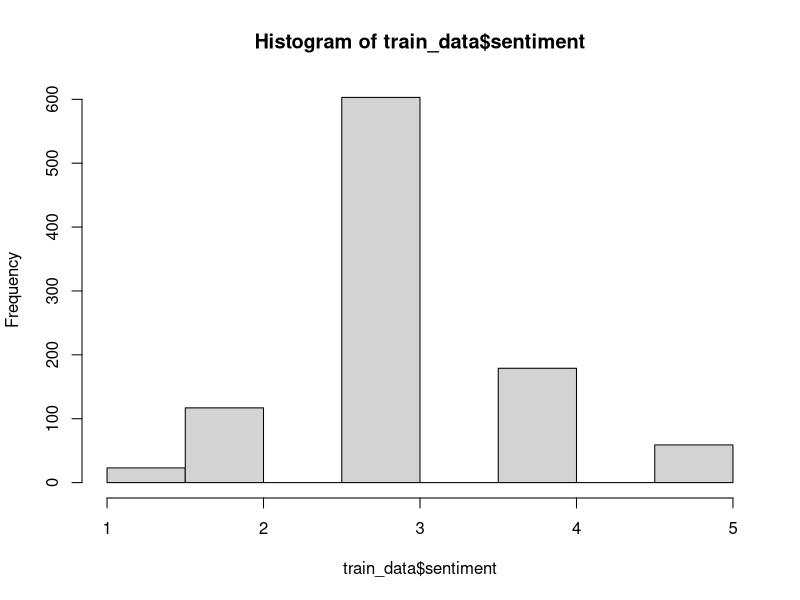

Write R code to recreate this figure. (Note: this script raises an error after producing the figure.)
# SYS 6018 class
# Kaggle Competition 3 - Twitter Self-driving Car Sentiment
# September 26, 2017

# Competition Group 3-7:
# Myron Chang - mc7bk
# Yi Hao - yh8a
# Adrian Mead - atm4rf


# Load in the libraries
library(XML)
library(tm)
library(tidyverse) # For read_csv
library(boot) # For LOOCV
library(MASS) # For ordered logistic regression via polr
library(nnet) # For multinomial model via multinom



################### Initialize the Training Data ###################

# Read in the training data
train_data <- read_csv(file = 'train.csv')

# Initial analysis of training data
summary(train_data)
nrow(train_data)
prop.table(table(train_data$sentiment))
#         1          2          3          4          5 
#   0.02344546 0.11926606 0.61467890 0.18246687 0.06014271 
hist(train_data$sentiment)

# We see from the above code that the distribution of sentiments in the training
# data is uneven. Most of the observations have a sentiment value of 3, some have
# sentiment values of 2 or 4, and even fewer have the extreme sentiments of 1
# or 5.

# Converting the text of the training data to a corpus object
train_tweets <- as.tibble(train_data$text)
twitter_corpus = VCorpus(DataframeSource(train_tweets))

# Compute the initial TF-IDF matrix and inspect sparsity
twitter.tfidf = DocumentTermMatrix(twitter_corpus, control = list(weighting = weightTfIdf))
twitter.tfidf

# We see from the initial TF-IDF matrix that there is incredible sparsity in the
# training data. The document term matrix returned a total of 4,856 distinct
# terms. Also, out of all the entries in the matrix 12,591 are non-sparse,
# compared to 4,751,145 sparse entries. This yields a sparsity percentage of
# roughly 100%.

# Reduce term sparsity by cleaning up the corpus
twitter_corpus.clean = tm_map(twitter_corpus, stripWhitespace)                          # remove extra whitespace
twitter_corpus.clean = tm_map(twitter_corpus.clean, removeNumbers)                      # remove numbers
twitter_corpus.clean = tm_map(twitter_corpus.clean, removePunctuation)                  # remove punctuation
twitter_corpus.clean = tm_map(twitter_corpus.clean, content_transformer(tolower))       # ignore case
twitter_corpus.clean = tm_map(twitter_corpus.clean, removeWords, stopwords("english"))  # remove stop words
twitter_corpus.clean = tm_map(twitter_corpus.clean, stemDocument)

# Recompute TF-IDF matrix
twitter.clean.tfidf = DocumentTermMatrix(twitter_corpus.clean, control = list(weighting = weightTfIdf))
twitter.clean.tfidf

# After cleaning up the corpus through the above code, the cleaned TF-IDF matrix
# shows some improvement. The document term matrix now has 3,292 distinct terms.
# There are 9,967 non-sparse entries in the matrix, compared to 3,219,485 sparse
# entries. This still yields a sparsity percentage of roughly 100%, so we still
# have work to do in cutting down the dimensionality of the training data.

# Remove sparse terms using a 99.5% threshold
twitter.tfidf.sparse = removeSparseTerms(twitter.clean.tfidf, .995)  # remove terms that are absent from at least 99.5% of documents (keep most terms)
twitter.tfidf.sparse

# Using a 99.5% sparsity threshold leaves us with 327 distinct terms, which is
# much more manageable for our analyses. There are 6,001 non-sparse entries and
# 314,786 sparse entries, giving us a sparsity percentage of 98%.

# # Remove sparse terms using a 99% threshold
# twitter.tfidf.99 = removeSparseTerms(twitter.clean.tfidf, .99)  # remove terms that are absent from at least 99% of documents
# twitter.tfidf.99
# 
# # Using a 99% sparsity threshold leaves us with 126 distinct terms. There are 
# # 4,697 non-sparse entries and 118,909 sparse entries, giving us a sparsity 
# # percentage of 96%.

# Remove sparse terms using a 98% threshold
twitter.tfidf.98 = removeSparseTerms(twitter.clean.tfidf, .98)  # remove terms that are absent from at least 98% of documents
twitter.tfidf.98

# Using a 98% sparsity threshold gives 43 distinct terms, with 3,572 non-sparse
# entries and 38,611 sparse entries, giving a sparsity percentage of 92%.

## Remove sparse terms using a 97% threshold
#twitter.tfidf.97 = removeSparseTerms(twitter.clean.tfidf, .97)  # remove terms that are absent from at least 97% of documents
#twitter.tfidf.97

## Using a 97% sparsity threshold gives 26 distinct terms, with 3,161 non-sparse
## entries and 22,345 sparse entries, giving a sparsity percentage of 88%.

## Remove sparse terms using a 96% threshold
#twitter.tfidf.96 = removeSparseTerms(twitter.clean.tfidf, .96)  # remove terms that are absent from at least 96% of documents
#twitter.tfidf.96

## Using a 96% sparsity threshold gives 16 distinct terms, with 2,816 non-sparse
## entries and 12,880 sparse entries, giving a sparsity percentage of 82%.

## Remove sparse terms using a 95% threshold
#twitter.tfidf.95 = removeSparseTerms(twitter.clean.tfidf, .95)  # remove terms that are absent from at least 95% of documents
#twitter.tfidf.95

## Using a 95% sparsity threshold gives 11 distinct terms, with 2,606 non-sparse
## entries and 8,185 sparse entries, giving a sparsity percentage of 76%.

## Remove sparse terms using a 94% threshold
#twitter.tfidf.94 = removeSparseTerms(twitter.clean.tfidf, .94)  # remove terms that are absent from at least 94% of documents
#twitter.tfidf.94

## Using a 94% sparsity threshold gives 6 distinct terms, with 2,339 non-sparse
## entries and 3,546 sparse entries, giving a sparsity percentage of 60%.

## Remove sparse terms using a 70% threshold
#twitter.tfidf.70 = removeSparseTerms(twitter.clean.tfidf, .7)  # remove terms that are absent from at least 70% of documents
#twitter.tfidf.70

## Using a 70% sparsity threshold gives only 2 distinct terms, with 1,834
## non-sparse entries and 128 sparse entries, giving a sparsity percentage of 7%.
## Two terms is way too few to conduct meaningful in-depth analyses with.


# Based on all the above sparsity thresholds we looked at, we decided to use
# the 99.5% and 98% thresholds for our models because they seemed to provide a
# good combination of distinct terms and reduced dimensionality from the raw
# training data.


################### Parametric Linear Models ###################


# Combine training data and 98% TF-IDF matrix into a model-able format
cleaneddata <- as.data.frame(as.matrix(twitter.tfidf.98))   # Uses 98% matrix
newdata <- cbind(train_data,cleaneddata)
newdata2 <- newdata[,-2]  # Drop "text" variable 

# # Linear regression model #1 with corresponding LOOCV
# model.lm <- glm(sentiment~., data=newdata2)
# summary(model.lm)
# anova(model.lm)
# cv.err.lm=cv.glm(newdata2, model.lm)
# cv.err.lm$delta  # 0.6212805 0.6212479
# 
# # Our first parametric model is a multiple linear regression using all 43 terms
# # identified by the 98% TF-IDF matrix as predictor variables. We realize that
# # this model treats the response variable sentiment as an ordinary numeric
# # variable, when it is in fact not, but we wanted to see how this model performs
# # in predicting sentiment. The LOOCV method gives an MSE of 0.6212805. Since
# # the sentiment variable is a classification variable, however, this MSE is
# # difficult to interpret. So, we use an alternate hand-written LOOCV to better
# # compute the accuracy of this model, using the below code.
# 
# # Alternative LOOCV for linear regression model #1
# cvv.lm <- sapply(X = 1:nrow(newdata2), function(X){
#   training_data <- newdata2[-X,]
#   testing_data <- newdata2[X,]
#   cvmodel <- glm(sentiment~., data=training_data)
#   guess <- round(predict(cvmodel, newdata=testing_data))  # 'round' makes the sentiment result an integer, so we can test equality
#   accuracy <- guess == testing_data$sentiment
#   return(accuracy)
# })
# 
# totalaccuracy.lm <- sum(cvv.lm) / length(cvv.lm)
# totalaccuracy.lm    # 0.598369
# 
# # Using the above LOOCV code, we see that the linear regression model predicts
# # the correct sentiment almost 60% of the time.
# 
# # Linear regression model #2 with corresponding LOOCV (only variables with significance markers '.'s or '*'s from first model)
# model.lm2 <- glm(sentiment~cant+come+googl+less+need+think+use+wait+want, data=newdata2)
# summary(model.lm2)
# anova(model.lm2)
# cv.err.lm2 = cv.glm(newdata2, model.lm2)
# cv.err.lm2$delta # 0.5923352 0.5923267
# 
# # Our second linear regression model uses only the variables that were
# # statistically significant at the 90% level from the first model above. This
# # model uses nine predictor variables. The LOOCV from the 'boot' package gives
# # an MSE of 0.5923352 for this model, which is lower than the MSE for the first
# # model above. However, since sentiment is not a numeric variable, the MSE is
# # difficult to interpret, so we again use an alternate LOOCV method.
# 
# # Alternative LOOCV for linear regression model #2
# cvv.lm2 <- sapply(X = 1:nrow(newdata2), function(X){
#   training_data <- newdata2[-X,]
#   testing_data <- newdata2[X,]
#   cvmodel <- glm(sentiment~cant+come+googl+less+need+think+use+wait+want, data=training_data)
#   guess <- round(predict(cvmodel, newdata=testing_data))  # 'round' makes the sentiment result an integer, so we can test equality
#   accuracy <- guess == testing_data$sentiment
#   return(accuracy)
# })
# 
# totalaccuracy.lm2 <- sum(cvv.lm2) / length(cvv.lm2)
# totalaccuracy.lm2    # 0.6146789
# 
# # The LOOCV code shows that the second linear regression model predicts
# # sentiment correctly about 61% of the time. This, along with the lower MSE
# # from above, suggests that the second model with fewer predictors is a better
# # model than the first linear regression model.
# 
# # Linear regression model #3 with corresponding LOOCV (only variables with *s from model 2)
# model.lm3 <- glm(sentiment~cant+googl+need+think+use+wait+want, data=newdata2)
# summary(model.lm3)
# anova(model.lm3)
# cv.err.lm3 = cv.glm(newdata2, model.lm3)
# cv.err.lm3$delta # 0.5925687 0.5925625
# 
# # Our third linear regression model uses only the variables that were
# # statistically significant at the 95% level from the second model. This reduces
# # our model to seven predictor variables. The LOOCV from the 'boot' package gives
# # an MSE of 0.5925687 for this model, which is slightly higher than the MSE for
# # the second linear regression model.
# 
# # Alternative LOOCV for linear regression model #3
# cvv.lm3 <- sapply(X = 1:nrow(newdata2), function(X){
#   training_data <- newdata2[-X,]
#   testing_data <- newdata2[X,]
#   cvmodel <- glm(sentiment~cant+googl+need+think+use+wait+want, data=training_data)
#   guess <- round(predict(cvmodel, newdata=testing_data))  # 'round' makes the sentiment result an integer, so we can test equality
#   accuracy <- guess == testing_data$sentiment
#   return(accuracy)
# })
# 
# totalaccuracy.lm3 <- sum(cvv.lm3) / length(cvv.lm3)
# totalaccuracy.lm3    # 0.617737
# 
# # The third linear regression model predicts sentiment correctly almost 62% of
# # the time. This is better than the second model, even though the 'boot' LOOCV
# # shows a higher MSE. We feel the hand-written LOOCV that predicts actual 
# # accuracy is a better cross-validation method to use for this situation, so in
# # turn we conclude that the third model performs slightly better than the second.
# 
# # Linear regression model #4 with corresponding LOOCV (only variables with ** and *** from model 3)
# model.lm4 <- glm(sentiment~cant+googl+want, data=newdata2)
# summary(model.lm4)
# anova(model.lm4)
# cv.err.lm4 = cv.glm(newdata2, model.lm4)
# cv.err.lm4$delta # 0.5972975 0.5972949
# 
# # Our fourth linear regression model uses only the variables that were
# # statistically significant at the 99% level from the third model. This model
# # has three predictor variables. The LOOCV from the 'boot' package gives an
# # MSE of 0.5972975 for this model, which is higher than those for the second
# # and third models above.
# 
# # Alternative LOOCV for linear regression model #4
# cvv.lm4 <- sapply(X = 1:nrow(newdata2), function(X){
#   training_data <- newdata2[-X,]
#   testing_data <- newdata2[X,]
#   cvmodel <- glm(sentiment~cant+googl+want, data=training_data)
#   guess <- round(predict(cvmodel, newdata=testing_data))  # 'round' makes the sentiment result an integer, so we can test equality
#   accuracy <- guess == testing_data$sentiment
#   return(accuracy)
# })
# 
# totalaccuracy.lm4 <- sum(cvv.lm4) / length(cvv.lm4)
# totalaccuracy.lm4    # 0.6187564
# 
# # The fourth linear regression model predicts sentiment correctly almost 62% of
# # the time. The resulting percentage is slightly higher than that for the third
# # model. Again, even though the 'boot' LOOCV gives a higher MSE, we believe that
# # this fourth model is performing slightly better than the third linear model.
# 
# # Linear regression model #5 with corresponding LOOCV - Model GOOGLE
# model.google <- glm(sentiment~googl, data=newdata2)
# summary(model.google)
# anova(model.google)
# cv.err.google = cv.glm(newdata2, model.google)
# cv.err.google$delta   # 0.6140303 0.6140290
# 
# # For our fifth and final linear regression model, we looked back to the first
# # model containing all 43 terms as predictors and identified the one single term
# # that was the most statistically significant, with the largest absolute
# # t-statistic and smallest p-value. The term was 'googl'. This term is the only
# # predictor variable used in this fifth model. The LOOCV from the 'boot'
# # package gives an MSE of 0.6140303, which is lower than that for the first
# # linear model but higher than all the others.
# 
# # Alternative LOOCV for linear regression model #5
# cvv.google <- sapply(X = 1:nrow(newdata2), function(X){
#   training_data <- newdata2[-X,]
#   testing_data <- newdata2[X,]
#   cvmodel <- glm(sentiment~googl, data=training_data)
#   guess <- round(predict(cvmodel, newdata=testing_data))  # 'round' makes the sentiment result an integer, so we can test equality
#   accuracy <- guess == testing_data$sentiment
#   return(accuracy)
# })
# 
# totalaccuracy.google <- sum(cvv.google) / length(cvv.google)
# totalaccuracy.google    # 0.6116208

# The fifth linear regression model predicts sentiment correctly about 61% of
# the time. This model performs better than the first model, but worse than the
# second, third, and fourth models above. Another interesting note is that the
# fitted model has the equation form "y = 3.0952 + 0.7307x", which in this
# context means this model will only ever predict 3s and 4s for sentiment.



# The above five models are all multiple linear regression models, and assume
# the response variable sentiment is numeric. This is not the case; sentiment
# only has five values: 1, 2, 3, 4, and 5. To account for the fact that
# sentiment is actually a classification variable, we decide to use various
# logistic models to see if they perform better.



# Ordinal logistic regression model #1 (with all 43 terms from 98% TF-IDF matrix)

newdata2$sentiment <- as.factor(newdata2$sentiment)   # Convert sentiment to factor to allow ordinal logistic regression to run

# # Model and summary
# ordinal.model <- polr(sentiment ~ ., data = newdata2, Hess=TRUE)
# summary(ordinal.model)
# 
# # 95% Confidence intervals of variables
# confint(ordinal.model)
# 
# # LOOCV
# cvv.olr <- sapply(X = 1:nrow(newdata2), function(X){
#   training_data <- newdata2[-X,]
#   testing_data <- newdata2[X,]
#   cvmodel <- polr(sentiment ~ ., data=training_data, Hess=TRUE)
#   guess <- predict(cvmodel, newdata=testing_data)
#   accuracy <- guess == testing_data$sentiment
#   return(accuracy)
# })
# 
# totalaccuracy.olr <- sum(cvv.olr) / length(cvv.olr)
# totalaccuracy.olr   # 0.6126402

# This is an ordinal logistic regression model. The response variable sentiment
# is a factor variable with five possible levels. Additionally, these levels are
# ordered, in that 5 is greater than 4, which is greater than 3, which is
# greater than 2, which is greater than 1. These circumstances make ordinal
# logistic regression appropriate to use, because the regression will fit to
# a response that is a factor variable, and it will preserve the ordered
# characteristic of sentiment.
# The model is fitted using the 'polr' command, which stands for proportional
# odds logistic regression. This regression carries an assumption that the log
# odds of each category in the response differ only by a constant, so the log
# odds are proportional.
# We use all of the 43 terms from the TF-IDF matrix created using a 98%
# sparsity threshold as the predictors for this first iteration. The LOOCV
# results show that this ordinal logistic regression model predicts sentiment
# accurately about 61.26% of the time, which is comparable with the performance
# of the multiple linear regression models.

# Ordinal logistic regression model #2 (only include terms where 95% confidence intervals from model #1 did not have zero in them)
ordinal.model2 <- polr(sentiment ~ cant+come+googl+need+think+use+wait+want, data = newdata2, Hess=TRUE)
summary(ordinal.model2)

# 95% Confidence intervals of variables
#confint(ordinal.model2)

# LOOCV
cvv.olr2 <- sapply(X = 1:nrow(newdata2), function(X){
  training_data <- newdata2[-X,]
  testing_data <- newdata2[X,]
  cvmodel <- polr(sentiment ~ cant+come+googl+need+think+use+wait+want, data=training_data, Hess=TRUE)
  guess <- predict(cvmodel, newdata=testing_data)
  accuracy <- guess == testing_data$sentiment
  return(accuracy)
})

totalaccuracy.olr2 <- sum(cvv.olr2) / length(cvv.olr2)
totalaccuracy.olr2    # 0.6146789

# For the second ordinal logistic regression model, we used the 95% confidence
# intervals from the first model above to identify the terms that were
# statistically significant at the 95% level (i.e. the confidence intervals did
# not include zero). This results in eight predictor variables for this second
# logistic model. The LOOCV results show that this second ordinal logistic
# regression model has an accuracy of about 61.47%, which is an improvement over
# the first model. Additionally, the 95% confidence intervals show that all the
# predictors seem to be statistically significant at the 95% level.



# We also decided to look at a multinomial model, which is essentially a
# logistic model that does not assume any ordering. This means that
# theoretically we are losing some information from the ordering of the
# different sentiment values. Nevertheless, we want to see how a multinomial
# model performs in predicting sentiment through LOOCV.

# # Multinomial regression model (using all 43 terms from 98% TF-IDF matrix)
# model.multinom <- multinom(sentiment ~ ., data = newdata2)
# summary(model.multinom)
# 
# # LOOCV
# cvv.multinom <- sapply(X = 1:nrow(newdata2), function(X){
#   training_data <- newdata2[-X,]
#   testing_data <- newdata2[X,]
#   cvmodel <- multinom(sentiment ~ ., data=training_data)
#   guess <- predict(cvmodel, newdata=testing_data)
#   accuracy <- guess == testing_data$sentiment
#   return(accuracy)
# })
# 
# totalaccuracy.multinom <- sum(cvv.multinom) / length(cvv.multinom)
# totalaccuracy.multinom    # 0.5891947

# The LOOCV results show that the multinomial model only predicted sentiment
# correctly about 58.92% of the time. This is worse when compared to the
# first multiple linear regression model and the first ordinal logistic
# regression model that also use all 43 terms as predictor variables. This model
# arguably does worse than a simple prediction of all 3s for sentiments.
# Since this model seems to perform worse than its multiple linear regression
# and ordinal logistic regression counterparts, we decided not to pursue any
# further model development for multinomial models.



# Ultimately, we decided to use the second ordinal logistic regression model
# as our parametric model to predict sentiment for the test data. This is
# because even though its LOOCV predictive accuracy of about 61.47% is lower
# than the 61.88% for the fourth linear regression model, it is not that much
# lower. Also, the ordinal logistic regression model fits the circumstances
# better, conceptually speaking. The multiple linear regression model assumes
# that the response variable sentiment is a numeric variable. In contrast,
# the ordinal logistic regression model more correctly measures sentiment as
# an ordered classification variable. We feel that this better conceptual fit
# justifies the small loss in LOOCV predictive accuracy.



################### Nonparametric K-nearest neighbors ###################



# For KNN, we chose to use the TF-IDF matrix with the 99.5% sparsity threshold,
# as that provided us with the best test accuracy when we were comparing various
# sparsity levels between 90% and 99.5%.

# We have a vectorised mode function for quickly calculating the mode
# Taken from tutorialspoint at
# https://www.tutorialspoint.com/r/r_mean_median_mode.htm
getmode <- function(nums) {
  uniqnums <- unique(nums)
  uniqnums[which.max(tabulate(match(nums, uniqnums)))]
}

# Also interested in Cosine Distance. This implementation was found on stackoverflow at 
# https://stackoverflow.com/questions/2535234/find-cosine-similarity-between-two-arrays
cosineDist <- function(x){
  as.dist(1 - x%*%t(x)/(sqrt(rowSums(x^2) %*% t(rowSums(x^2))))) 
}

# Now going to code up KNN -- includes LOOCV inside it when test = NA (so when you don't pass a testing set to it)
funcKNN <- function(train, test = NA, prediction_column, k){
  mtrx.tfidf = as.matrix(train)
  # dist.matrix = as.matrix(dist(mtrx.tfidf))   # Euclidean distance
  dist.matrix = as.matrix(cosineDist(mtrx.tfidf)) # Cosine distance ended up producing slightly better accuracy on the test data
  # Some preliminary work follows on the next two lines for trying to reweight counts (this was not successful at all)
  # grpd_sentiment <- group_by(train_data, sentiment)
  # sentiment_percent <- summarise(grpd_sentiment, percent = n() / NROW(grpd_sentiment))
  # Perform cross-validation on the full set of data when test is NA
  if(is.na(test)){
    # Default to LOOCV
    # I also tried cosine distance as a distance metric; it was not particularly useful
    # LOOCV is pretty easy; we don't need to do anything random as the process is deterministic (so no sample function req)
    correct_pred <- sapply(X = 1 : NROW(dist.matrix), function(X){
      # Alright, so the general order here is that the function will go through each row of the distance matrix one at a time
      # and use that row as the test set while all of the other rows are used as the training set
      # Distance matrix
      most.similar.documents = order(dist.matrix[X,], decreasing = FALSE)
      # Use k to find the k-nearest neighbor -- ignore the first one (the test row is closest to itself)
      knn <- most.similar.documents[2:(k+1)]
      # Now pick the value with the most counts
      
      # I did attempt a normalization technique to re-weight the counts of the different sentiments
      # prediction_values <- prediction_column[knn]
      # prediction_value <- which.max(tabulate(match(prediction_values, sentiment_percent$sentiment)) / sentiment_percent$percent)
      
      prediction_value <- getmode(prediction_column[knn])
      # This has you pick the mean of the values (another option itself)
      # prediction_value <- round(mean(prediction_column[knn])) # Old method before when we weren't taking weighting into account
      # return(prediction_value)
      return(prediction_value == prediction_column[X])
    })
    accuracy <- sum(correct_pred) / length(correct_pred)
    accuracy
    # hist(correct_pred) # I wanted to track the distribution of predictions to make sure it wasn't just all 3's
    return(accuracy)
  }
  # Now dealing with the case where we actually want to run the model on some testing set
  else{
    mtrx.test <- as.matrix(test)
    # The next few lines make sure that we only use features from the training set that are also present in the 
    # testing set. o/w you get an error 
    train_column_names <- colnames(mtrx.tfidf)
    test_column_names <- colnames(mtrx.test)
    shared_column_names <- test_column_names[test_column_names %in% train_column_names]
    # Now perform KNN
    sapply(X = 1 : NROW(mtrx.test), function(X){
      # The idea here is that we go through each row of the testing set one at a time and find the distances between it and 
      # every row in the training set. Then we can make a prediction for that test data based on its nearest neighbors.
      train_and_test <- rbind(mtrx.test[X,shared_column_names], mtrx.tfidf[,shared_column_names])
      # Distance matrix
      dist.matrix = as.matrix(cosineDist(train_and_test))
      most.similar.documents = order(dist.matrix[1,], decreasing = FALSE)
      # Use k to find the k-nearest neighbor -- ignore the first one (the test row is closest to itself)
      knn <- most.similar.documents[2:(k+1)]
      # Now pick the value with the most counts
      prediction_value <- getmode(prediction_column[knn])
      return(prediction_value)
    })
  }
}
# k_outputs <- bind_rows(lapply(X = 1:50, function(Y){ # The goal here was to see how sensitive the test accuracy was to varying values of k
#   pred_accuracy <- funcKNN(twitter.tfidf.sparse, prediction_column = train_data$sentiment, k = Y)
#   return(tibble(acc = pred_accuracy, k = Y))
# }))
# k_outputs$scarcity <- X
# return(k_outputs)
# }))
# most_of_the_way$weighting <- Z
# return(most_of_the_way)
# })
# output_kays <-sapply(X = ((1:50) * 3) - 2, function(X){funcKNN(twitter.tfidf.sparse, NA, train_data$sentiment, X)})
# plot(output_kays) # I wanted to visualize how k actually affected the predicted test accuracy

# I ran two versions of funcKNN. One with Euclidean distance and the other with Cosine distance. I wanted to see which produced 
# the better prediction accuracy during CV
# cosine_dist# This is with cosinedist
# cosine_dist$dist <- 'cosine'
# WeightTfIdf is clearly the best
# euclid_dist
# euclid_dist$dist <- 'euclidean'

# survey_of_fits <- bind_rows(cosine_dist, euclid_dist)

# I plotted all of my different CV outcomes when adjusting all of the following levers we could play around with:
    # Weighting schemes
    # Sparsity filter
    # K-values
    # Distance measurement -- also angle (cosine similarity)
# The graph is faceted by value of k horizontally and by the distance metric vertically
# The x-axis has the scarcity cutoff
# The y-axis has the predicted accuracy based on LOOCV
# And the color is by weighting used in the term doc matrix
# library(ggplot2)
# ggplot(survey_of_fits, aes(x = scarcity, y = acc, color = weighting)) + 
#   facet_grid(dist~k) + 
#   scale_y_continuous("Accuracy") + 
#   scale_x_continuous("Scarcity cutoff") +
#   geom_point(alpha = .75) +
#   theme_bw()
# The results were not particularly encouraging. You can see immediately that you get a big performance boost from 
# using weightTfIdf as opposed to any other weighting. You also see that the higher k-values produce the larger 
# accuracies when scarcity cutoff is closest to 1. The distance metrics don't seem to be particularly better than one another. 



# However, following the survey of all of all of these cross-validated accuracies, I found that the best accuracy came 
# from k = 9, dist = 'cosine', sparsity = .995, and weighting = 'weightTfIdf'.
# So the KNN function that is run on the test data uses these specified
# parameters, with the corresponding 99.5% TF-IDF matrix.



################### Generate Submissions With Test Data ###################



# Read in the test data
test_data <- read_csv(file = 'test.csv')

# Clean the test data the exact same way as the training data
test_tweets <- as.tibble(test_data$text)
test_corpus <- VCorpus(DataframeSource(test_tweets))
test.tfidf = DocumentTermMatrix(test_corpus, control = list(weighting = weightTfIdf))
test.tfidf
test_corpus.clean = tm_map(test_corpus, stripWhitespace)                          # remove extra whitespace
test_corpus.clean = tm_map(test_corpus.clean, removeNumbers)                      # remove numbers
test_corpus.clean = tm_map(test_corpus.clean, removePunctuation)                  # remove punctuation
test_corpus.clean = tm_map(test_corpus.clean, content_transformer(tolower))       # ignore case
test_corpus.clean = tm_map(test_corpus.clean, removeWords, stopwords("english"))  # remove stop words
test_corpus.clean = tm_map(test_corpus.clean, stemDocument)                       # stem all words
test.clean.tfidf = DocumentTermMatrix(test_corpus.clean, control = list(weighting = weightTfIdf))
test.clean.tfidf

# We see that before cleaning the test data, the TF-IDF matrix shows that there
# are 4,896 distinct terms, 12,682 non-sparse entries, and 4,780,502 sparse
# entries. After cleaning, the TF-IDF matrix gives us 3,308 distinct terms,
# with 10,016 non-sparse entries and 3,228,516 sparse entries. This is similar
# to what we saw with the training data.
# Here we do not need to remove sparse terms as with the training data because
# we are not fitting a model to the test data. Also, removing sparse terms may
# cause predictor terms to be removed from the test data, which is bad. When we
# are making predictions with our models, it is all right to have lots of extra
# variables; the models will just ignore them.


# Parametric submission:
# Using ordinal logistic regression #2 model to predict sentiment on test data

# Format cleaned test data
cleanedtestdata <- as.data.frame(as.matrix(test.clean.tfidf))
newtestdata <- cbind(test_data,cleanedtestdata)

# Generate predictions and format predictions into submittable format
predictions <- as.data.frame(predict(ordinal.model2, newdata=newtestdata))
names(predictions) <- "sentiment"
submission <- cbind(newtestdata$id, predictions)
names(submission) <- c("id","sentiment")

# View summary of predictions
summary(submission)   # 964 3s | 9 4s | 6 5s

# Write predictions out to CSV file
write.csv(submission, "Parametric_Model_Ordinal_Logistic_Regression_Predictions.csv", row.names=FALSE)


# Our parametric model submission did predict mostly 3s, but it also had several
# 4s and 5s within the predictions.
# On submission to Kaggle, we received the following scores for this submission:
# Public score: 0.68507
# Private score: 0.65510



# Nonparametric submission:
# Running KNN on the test data using the training data with k = 9 -- takes a while to run
test.predictions <- funcKNN(twitter.tfidf.sparse, test.clean.tfidf, train_data$sentiment, k = 9)

# Final formatting for submission
submit_this <- test_data
submit_this$sentiment <- test.predictions
submit_this$text <- NULL
submit_this
write_csv(submit_this, 'nonparam_knn.csv')


# On submission to Kaggle, we received the following scores for this submission:
# Public score: 0.65848
# Private score: 0.64693
